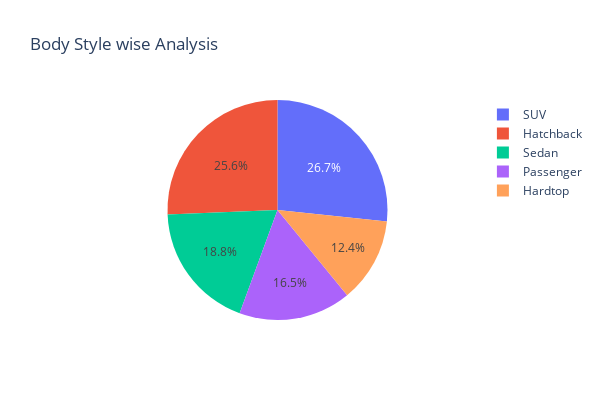

Notebook code cell kept with this figure:
### Markdown cell above
Body Style Analysis

### Code cell
import plotly.express as px

# calculate the value counts for 'Body Style'
body_style_counts = df['Body Style'].value_counts().reset_index()
body_style_counts.columns = ['Body Style', 'Count']

fig = px.pie(body_style_counts,
             names='Body Style',
             values='Count',
             title='Body Style wise Analysis',
             width=600, height=400,
             color='Body Style')

fig.show()

### Figure 1 — Plotly figure (JSON) as saved in the notebook; plotly's stock layout.template omitted (floating-point values rounded to 4 significant figures)
{"data": [{"customdata": [["SUV"], ["Hatchback"], ["Sedan"], ["Passenger"], ["Hardtop"]], "domain": {"x": [0, 1], "y": [0, 1]}, "hovertemplate": "Body Style=%{customdata[0]}<br>Count=%{value}<extra></extra>", "labels": ["SUV", "Hatchback", "Sedan", "Passenger", "Hardtop"], "legendgroup": "", "marker": {"colors": ["#636efa", "#EF553B", "#00cc96", "#ab63fa", "#FFA15A"]}, "name": "", "showlegend": true, "type": "pie", "values": [6374, 6128, 4488, 3945, 2971]}], "layout": {"height": 400, "legend": {"tracegroupgap": 0}, "title": {"text": "Body Style wise Analysis"}, "width": 600}}
